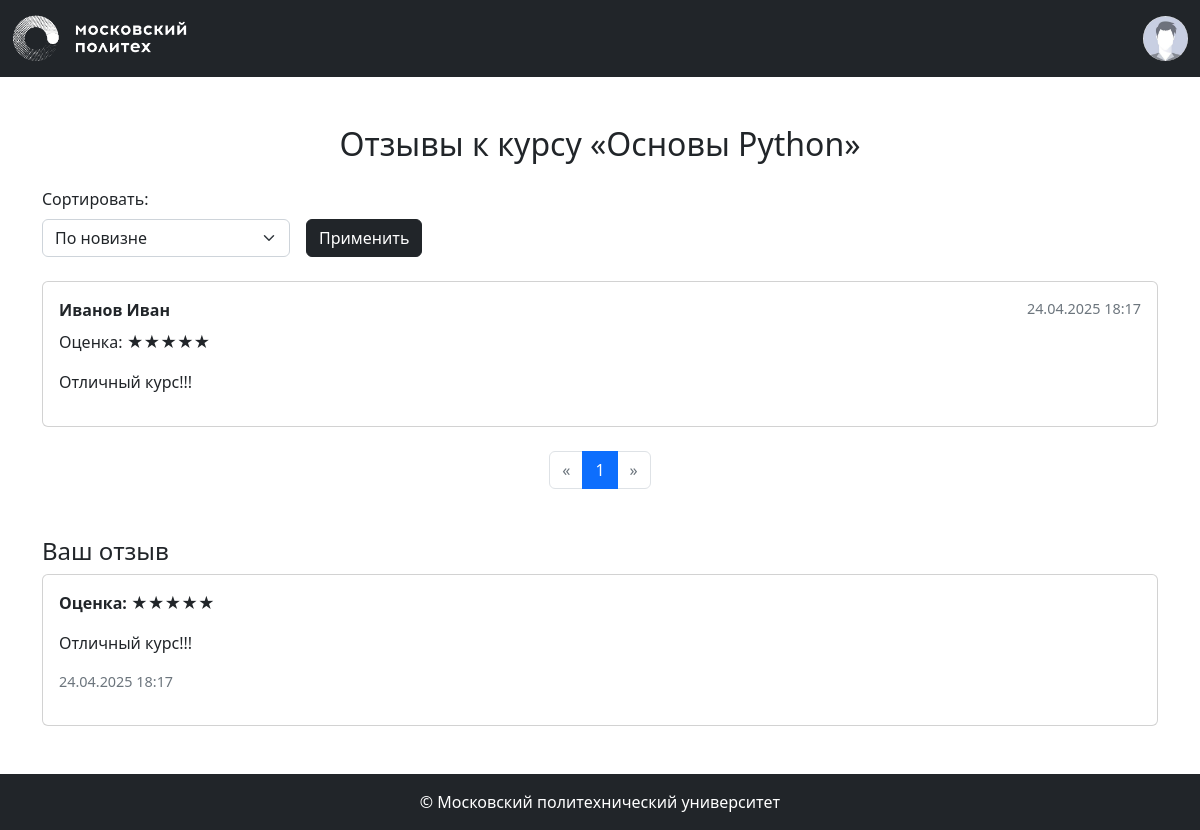
The app's page /courses/1/reviews (signed in) with its own data.
### models.py (models this page shows, shortened)
class Base(DeclarativeBase):
  metadata = MetaData(naming_convention={
        "ix": 'ix_%(column_0_label)s',
        "uq": "uq_%(table_name)s_%(column_0_name)s",
        "ck": "ck_%(table_name)s_%(constraint_name)s",
        "fk": "fk_%(table_name)s_%(column_0_name)s_%(referred_table_name)s",
        "pk": "pk_%(table_name)s"
    })

class Course(Base):
    __tablename__ = 'courses'
    id: Mapped[int] = mapped_column(primary_key=True)
    name: Mapped[str] = mapped_column(String(100))
    short_desc: Mapped[str] = mapped_column(Text)
    full_desc: Mapped[str] = mapped_column(Text)
    rating_sum: Mapped[int] = mapped_column(default=0)
    rating_num: Mapped[int] = mapped_column(default=0)
    category_id: Mapped[int] = mapped_column(ForeignKey("categories.id"))
    author_id: Mapped[int] = mapped_column(ForeignKey("users.id"))
    background_image_id: Mapped[str] = mapped_column(ForeignKey("images.id"))
    created_at: Mapped[datetime] = mapped_column(default=datetime.now)
    author: Mapped["User"] = relationship()
    category: Mapped["Category"] = relationship(lazy=False)
    bg_image: Mapped["Image"] = relationship()
    reviews: Mapped[list["Review"]] = relationship(
        'Review',
        back_populates='course',
        cascade='all, delete-orphan'
    )

class Review(Base):
    __tablename__ = 'reviews'
    id: Mapped[int] = mapped_column(Integer, primary_key=True)
    rating: Mapped[int] = mapped_column(Integer, nullable=False)
    text: Mapped[str] = mapped_column(Text, nullable=False)
    created_at: Mapped[datetime] = mapped_column(DateTime, default=datetime.now)
    course_id: Mapped[int] = mapped_column(ForeignKey('courses.id'))
    user_id:   Mapped[int] = mapped_column(ForeignKey('users.id'))
    course: Mapped["Course"] = relationship('Course', back_populates='reviews')
    user:   Mapped["User"]   = relationship('User',   back_populates='reviews')

class User(Base, UserMixin):
    __tablename__ = 'users'
    id: Mapped[int] = mapped_column(primary_key=True)
    first_name: Mapped[str] = mapped_column(String(100))
    last_name: Mapped[str] = mapped_column(String(100))
    middle_name: Mapped[Optional[str]] = mapped_column(String(100))
    login: Mapped[str] = mapped_column(String(100), unique=True)
    password_hash: Mapped[str] = mapped_column(String(200))
    created_at: Mapped[datetime] = mapped_column(default=datetime.now)
    reviews: Mapped[list["Review"]] = relationship(
        'Review',
        back_populates='user',
        cascade='all, delete-orphan'
    )
    @property
    def full_name(self):
        return ' '.join([self.last_name, self.first_name, self.middle_name or ''])

### courses.py (the view)
@bp.route('/<int:course_id>/reviews')
def reviews(course_id):
    course = db.get_or_404(Course, course_id)
    page = request.args.get('page', 1, type=int)
    per_page = request.args.get('per_page', 5, type=int)
    sort = request.args.get('sort', 'newest')
    q = db.select(Review).filter_by(course_id=course_id)
    if sort == 'positive':
        q = q.order_by(Review.rating.desc(), Review.created_at.desc())
    elif sort == 'negative':
        q = q.order_by(Review.rating.asc(),  Review.created_at.desc())
    else:
        q = q.order_by(Review.created_at.desc())
    pagination = db.paginate(q, page=page, per_page=per_page)
    reviews    = pagination.items
    user_review = None
    if current_user.is_authenticated:
        user_review = db.session.execute(db.select(Review).filter_by(course_id=course_id, user_id=current_user.id)).scalar()
    return render_template('courses/reviews.html', course=course, reviews=reviews, pagination=pagination, sort=sort, user_review=user_review)

### auth.py (called while the page is built)
def load_user(user_id):
    user = db.session.execute(db.select(User).filter_by(id=user_id)).scalar()
    return user

### templates/courses/reviews.html (shortened to what this page needs)
{% extends 'base.html' %}
{% from 'pagination.html' import render_pagination %}
{% block content %}
<div class="container my-5">
    <h2 class="text-center mb-4">Отзывы к курсу «{{ course.name }}»</h2>
    <form class="row g-3 mb-4" method="get">
        <div class="col-auto">
            <label for="sort" class="form-label">Сортировать:</label>
            <select name="sort" id="sort" class="form-select">
                <option value="newest"  {% if sort=='newest'  %}selected{% endif %}>По новизне</option>
            </select>
        </div>
        <div class="col-auto align-self-end">
            <button type="submit" class="btn btn-dark">Применить</button>
        </div>
    </form>
    {% if reviews %}
        {% for rev in reviews %}
            <div class="card mb-3">
                <div class="card-body">
                    <div class="d-flex mb-2">
                        <strong>{{ rev.user.full_name }}</strong>
                        <span class="ms-auto text-muted" style="font-size:0.9em;">
                            {{ rev.created_at.strftime('%d.%m.%Y %H:%M') }}
                        </span>
                    </div>
                    <p>
                        Оценка:
                        {% for i in range(rev.rating) %}★{% endfor %}
                    </p>
                    <p>{{ rev.text }}</p>
                </div>
            </div>
        {% endfor %}
    {% else %}
        <p class="text-center text-muted">Пока нет ни одного отзыва.</p>
    {% endif %}
    <div class="mt-4">
        {{ render_pagination(pagination, request.endpoint, {'course_id': course.id, 'sort': sort}) }}
    </div>
    <div class="my-5">
        {% if not current_user.is_authenticated %}
            <p class="text-center">Чтобы оставить отзыв, нужно <a href="{{ url_for('auth.login') }}">войти</a>.</p>
        {% else %}
            {% if user_review %}
                <h4>Ваш отзыв</h4>
                <div class="card">
                    <div class="card-body">
                        <p><strong>Оценка:</strong>
                            {% for i in range(user_review.rating) %}★{% endfor %}
                        </p>
                        <p>{{ user_review.text }}</p>
                        <p class="text-muted" style="font-size:0.9em;">
                            {{ user_review.created_at.strftime('%d.%m.%Y %H:%M') }}
                        </p>
                    </div>
                </div>
            {% endif %}
        {% endif %}
    </div>
</div>
{% endblock %}

### records on screen
Course: name "Основы Python"
Review: user.full_name "Иванов Иван", created_at "24.04.2025 18:17", text "Отличный курс!!!"

### other values on screen
{{ page }} "1"
